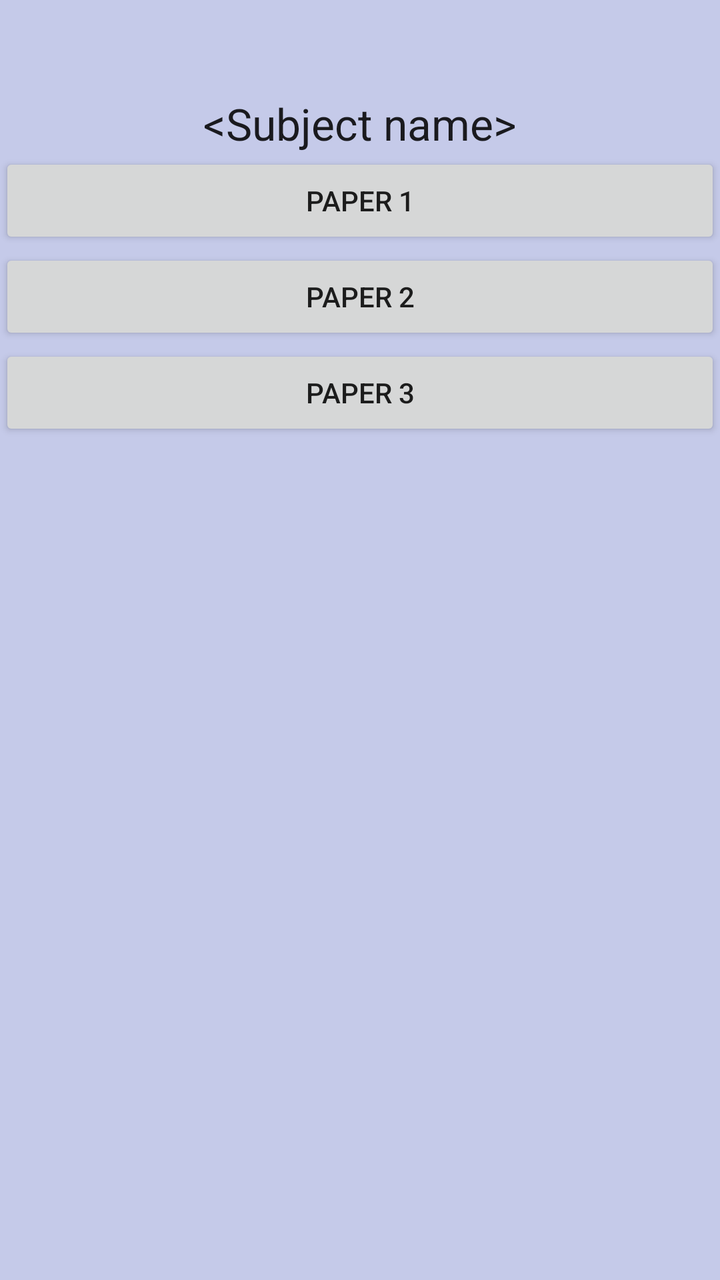
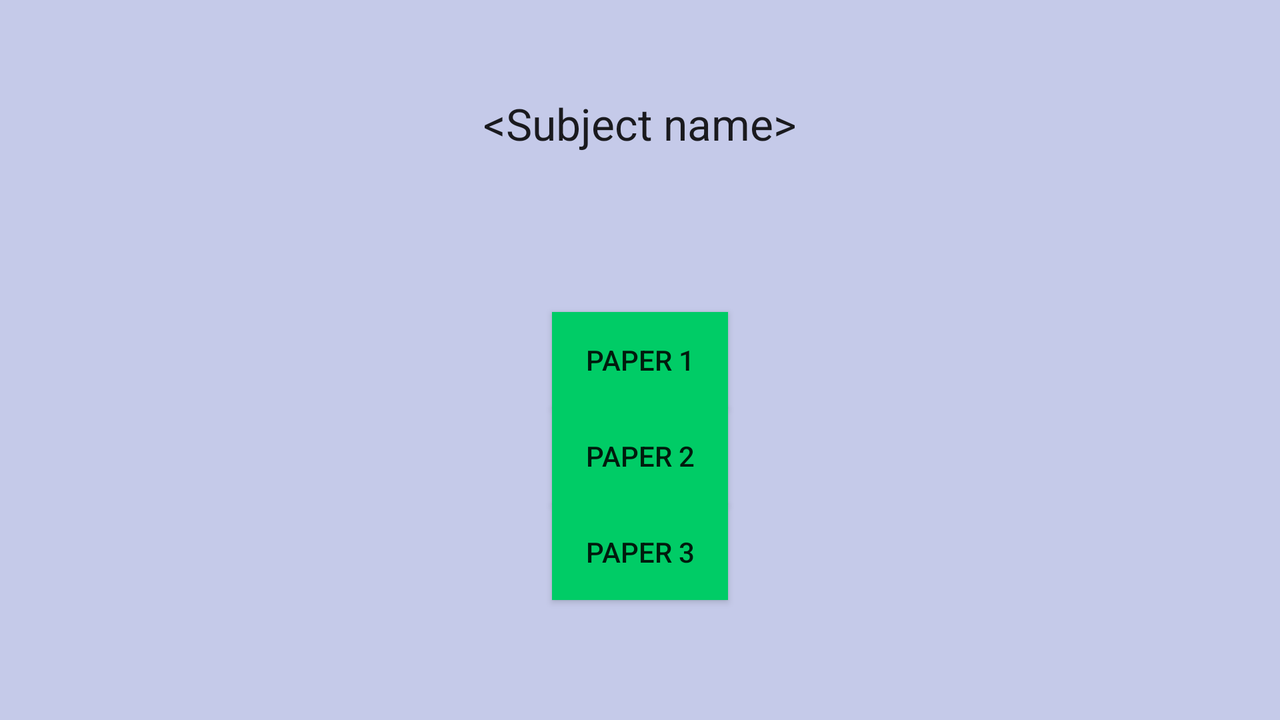

Compare how this app lays out the same screen by default and in its alternative resource folder. The renders come first, then the two layout files and the values they reference.
<!-- AndroidManifest.xml: application theme AppTheme -->
<!-- res/layout/activity_paper_list.xml -->
<RelativeLayout xmlns:android="http://schemas.android.com/apk/res/android"
                xmlns:tools="http://schemas.android.com/tools"
                android:layout_width="match_parent"
                android:layout_height="match_parent"
                android:paddingLeft="@dimen/activity_horizontal_margin"
                android:paddingRight="@dimen/activity_horizontal_margin"
                android:paddingTop="@dimen/activity_vertical_margin"
                android:paddingBottom="@dimen/activity_vertical_margin"
                tools:context="com.example.shantanu.cbsepapers.PaperList"
                android:id="@+id/relativelayout">

    <TextView
        android:layout_width="wrap_content"
        android:layout_height="wrap_content"
        android:textAppearance="?android:attr/textAppearanceLarge"
        android:text="&lt;Subject name>"
        android:id="@+id/tvSub"
        android:layout_alignParentTop="true"
        android:layout_centerHorizontal="true"
        android:layout_marginTop="47dp"/>

    <LinearLayout
        android:orientation="vertical"
        android:layout_width="match_parent"
        android:layout_height="match_parent"
        android:layout_below="@+id/tvSub">

        <Button
            android:layout_width="fill_parent"
            android:layout_height="wrap_content"
            android:text="Paper 1"
            android:id="@+id/b1" />

        <Button
            android:layout_width="match_parent"
            android:layout_height="wrap_content"
            android:text="Paper 2"
            android:id="@+id/b2" />

        <Button
            android:layout_width="match_parent"
            android:layout_height="wrap_content"
            android:text="Paper 3"
            android:id="@+id/b3" />
    </LinearLayout>

</RelativeLayout>
<!-- resources referenced by this layout -->
<resources>
  <!-- from res/values-v21/ -->
  <style name="AppTheme" parent="Theme.AppCompat.Light.DarkActionBar">
          
          <item name="android:colorBackground">@color/background_material_light</item>
          <item name="android:statusBarColor">@color/statusBarColor</item>
      </style>
  <color name="background_material_light">#c5cae9</color>
  <color name="statusBarColor">#3f51b5</color>
</resources>
<!-- res/layout-land/activity_paper_list.xml (the repository's variant of the layout above) -->
<!-- drawn on the phone turned sideways -->
<RelativeLayout xmlns:android="http://schemas.android.com/apk/res/android"
                xmlns:tools="http://schemas.android.com/tools"
                android:layout_width="match_parent"
                android:layout_height="match_parent"
                android:paddingLeft="@dimen/activity_horizontal_margin"
                android:paddingRight="@dimen/activity_horizontal_margin"
                android:paddingTop="@dimen/activity_vertical_margin"
                android:paddingBottom="@dimen/activity_vertical_margin"
                tools:context="com.example.shantanu.cbsepapers.PaperList"
                android:id="@+id/relativelayout">

    <TextView
        android:layout_width="wrap_content"
        android:layout_height="wrap_content"
        android:textAppearance="?android:attr/textAppearanceLarge"
        android:text="&lt;Subject name>"
        android:id="@+id/tvSub"
        android:layout_alignParentTop="true"
        android:layout_centerHorizontal="true"
        android:layout_marginTop="47dp"/>

    <Button
        android:layout_width="wrap_content"
        android:layout_height="wrap_content"
        android:text="Paper 1"
        android:id="@+id/b1"
        android:background="#00CC66"
        android:layout_centerVertical="true"
        android:layout_alignLeft="@+id/b2"
        android:layout_alignStart="@+id/b2" />

    <Button
        android:layout_width="wrap_content"
        android:layout_height="wrap_content"
        android:id="@+id/b2"
        android:layout_below="@+id/b1"
        android:layout_centerHorizontal="true"
        android:text="Paper 2"
        android:background="#00cc66" />

    <Button
        android:layout_width="wrap_content"
        android:layout_height="wrap_content"
        android:text="Paper 3"
        android:id="@+id/b3"
        android:layout_below="@+id/b2"
        android:layout_centerHorizontal="true"
        android:background="#00cc66" />

</RelativeLayout>
